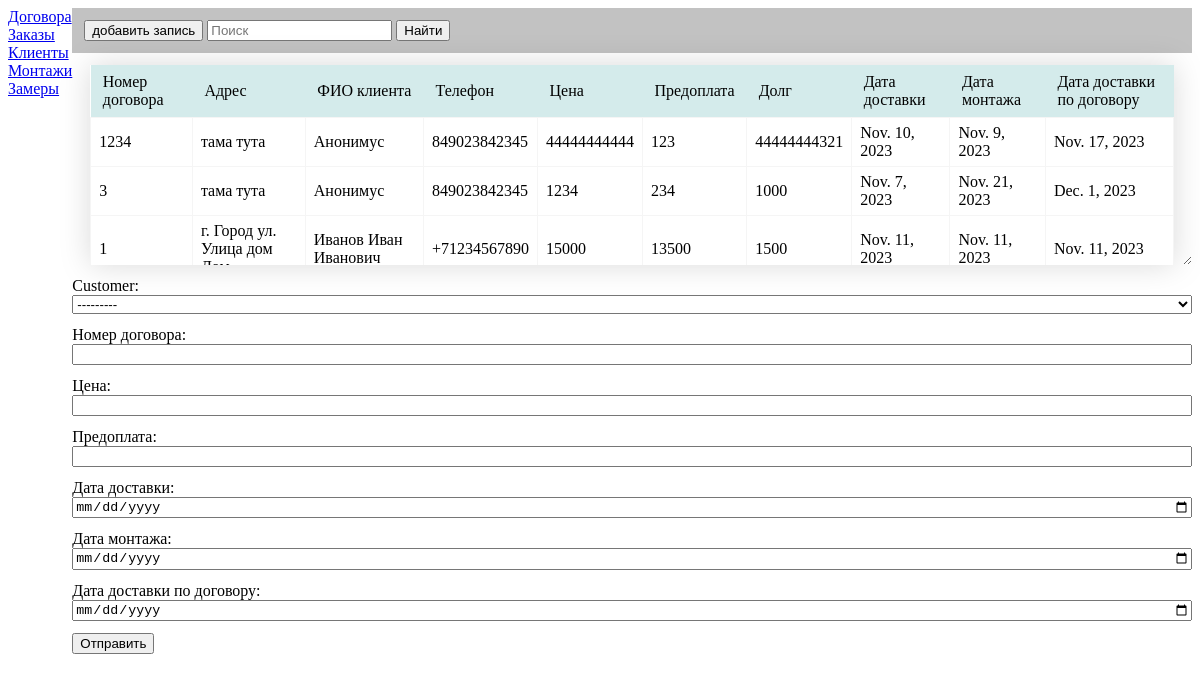
The page / on the database its author committed.
### main_forms/models.py (models this page shows)
class Contracts(models.Model):
    customer = models.ForeignKey(Customers, on_delete=models.CASCADE, related_name='contracts')
    contract_number = models.CharField(max_length=255, verbose_name='Номер договора')       # Номер договора.
    price = models.IntegerField(verbose_name='Цена')                                        # Цена.
    prepayment = models.IntegerField(verbose_name='Предоплата')                             # Предоплата.
    debt = models.IntegerField(verbose_name='Долг')                                         # Долг.
    delivery_date = models.DateField(verbose_name='Дата доставки')                          # Дата доставки.
    montage_date = models.DateField(verbose_name='Дата монтажа')                            # Дата монтажа.
    delivery_date_by_contract = models.DateField(verbose_name='Дата доставки по договору')  # Дата доставки по договору.
    objects = models.Manager()

class Customers(models.Model):
    id = models.AutoField(primary_key=True, unique=True)
    address = models.CharField(max_length=255, verbose_name='Адрес')                        # Адрес
    customer_name = models.CharField(max_length=255, verbose_name='ФИО клиента')            # ФИО клиента
    phone = models.CharField(max_length=12, verbose_name='Телефон')                         # Телефон
    objects = models.Manager()
    def __str__(self):
        return self.customer_name

### main_forms/views.py (the view)
# urls.py: path("", views.create_contract, name="main"),
def create_contract(request):
    table_data = Contracts.objects.all()
    return create_entity(request, table_data, ContractsForm, "main_forms/contracts.html")

### main_forms/views.py (called while the page is built)
def create_entity(request, table_data, form_class, template_name):
    if request.method == 'POST':
        form = form_class(request.POST)
        if form.is_valid():
            task = form.save(commit=False)
            task.save()
    else:
        form = form_class
    context = {'table_data': table_data, "form": form}
    return render(request, template_name, context=context)

### main_forms/templates/main_forms/contracts.html (shortened to what this page needs)
{% extends "main_forms/base.html" %}
{% block form_block %}
<div class="table-container">
  <table>
    <thead>
      <tr>
        <th>Номер договора</th>
        <th>Адрес</th>
        <th>ФИО клиента</th>
        <th>Телефон</th>
        <th>Цена</th>
        <th>Предоплата</th>
        <th>Долг</th>
        <th>Дата доставки</th>
        <th>Дата монтажа</th>
        <th>Дата доставки по договору</th>
      </tr>
    </thead>
    <tbody>
      {% for row in table_data|slice:'::-1' %}
      <tr>
        <td>{{ row.contract_number }}</td>
        <td>{{ row.customer.address }}</td>
        <td>{{ row.customer.customer_name }}</td>
        <td>{{ row.customer.phone }}</td>
        <td>{{ row.price }}</td>
        <td>{{ row.prepayment }}</td>
        <td>{{ row.debt }}</td>
        <td>{{ row.delivery_date }}</td>
        <td>{{ row.montage_date }}</td>
        <td>{{ row.delivery_date_by_contract }}</td>
      </tr>
      {% endfor %}
    </tbody>
  </table>
</div>
<form action="{% url 'create_contract' %}" method="post">
  {{ form.as_div }}
  <button type="submit" name="submit">Отправить</button>
</form>
{% endblock %}

### main_forms/templates/main_forms/base.html (shortened to what this page needs)
{% load static %}
<!DOCTYPE html>
<html>
<head>
    <link rel="stylesheet" href="{% static 'main_forms/css/style.css'%}" type="text/css">
</head>
<body>
    <div id="main_block">
        <ul class="menu">
            <li><a href="/forms/contracts">Договора</a></li>
            <li><a href="/forms/orders">Заказы</a></li>
            <li><a href="/forms/customers">Клиенты</a></li>
            <li><a href="/forms/installations">Монтажи</a></li>
            <li><a href="/forms/metrics">Замеры</a></li>
        </ul>
        <div id="form-n-table">
            <div class="search-block" style="background-color: #9999; padding: 12px;">
                <button>добавить запись</button>
                <input type="text" placeholder="Поиск">
                <button>Найти</button>
            </div>
            <link rel="stylesheet" href="{% static 'main_forms/css/table.css'%}" type="text/css">
            <link rel="stylesheet" href="{% static 'main_forms/css/forms.css'%}" type="text/css">
            <div class="form">
                {% block form_block %}
                {% endblock %}
            </div>
        </div>
    </div>
</body>
</html>

### main_forms/static/main_forms/css/style.css (style rules this page uses)
#main_block { display: flex; }
.menu { list-style-type: none; margin: 0; padding: 0; }

### main_forms/static/main_forms/css/table.css (style rules this page uses)
.table-container { filter: drop-shadow(0px 0px 15px rgba(0, 0, 0, .15)); height: 200px; overflow: auto; padding-inline: 18px; margin-bottom: 12px; margin-top: 12px; resize: vertical; }
table { width: 100%; border-collapse: collapse; background-color: #fff; }
th { padding: 8px 12px; background-color: #D4EBEB; font-weight: 500; text-align: left; }
td { padding: 6px 8px; border: 1px solid #f5f5f5; }

### main_forms/static/main_forms/css/forms.css (style rules this page uses)
form > div { display: grid; margin-bottom: 12px; }

### rows shown on the page
Contracts: contract_number "1234", customer.address "тама тута", customer.customer_name "Анонимус", customer.phone "849023842345", price "44444444444", prepayment "123", debt "44444444321", delivery_date "Nov. 10, 2023", montage_date "Nov. 9, 2023", delivery_date_by_contract "Nov. 17, 2023"
Contracts: contract_number "3", customer.address "тама тута", customer.customer_name "Анонимус", customer.phone "849023842345", price "1234", prepayment "234", debt "1000", delivery_date "Nov. 7, 2023", montage_date "Nov. 21, 2023", delivery_date_by_contract "Dec. 1, 2023"
Contracts: contract_number "1", customer.address "г. Город ул. Улица дом…", customer.customer_name "Иванов Иван Иванович", customer.phone "+71234567890", price "15000", prepayment "13500", debt "1500", delivery_date "Nov. 11, 2023", montage_date "Nov. 11, 2023", delivery_date_by_contract "Nov. 11, 2023"
